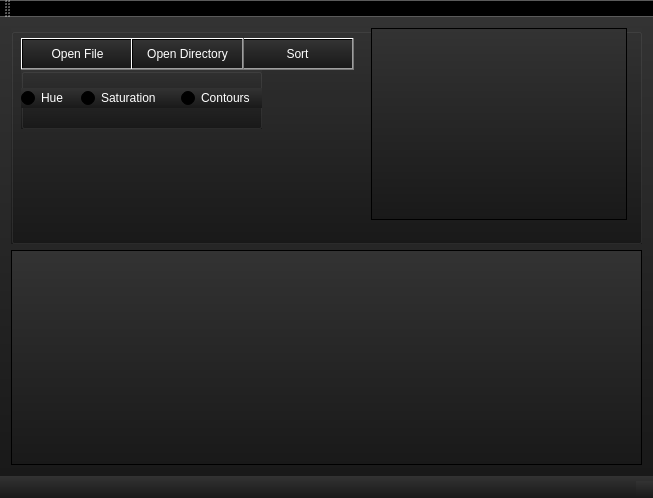
<?xml version="1.0" encoding="UTF-8"?>
<ui version="4.0">
 <class>MainWindow</class>
 <widget class="QMainWindow" name="MainWindow">
  <property name="geometry">
   <rect>
    <x>0</x>
    <y>0</y>
    <width>653</width>
    <height>498</height>
   </rect>
  </property>
  <property name="windowTitle">
   <string>MainWindow</string>
  </property>
  <property name="styleSheet">
   <string notr="true">background-color: qlineargradient(spread:pad, x1:0, y1:0, x2:0, y2:1, stop:0 rgba(51, 51, 51, 255), stop:1 rgba(25, 25, 25, 255));
color: #fff;</string>
  </property>
  <widget class="QWidget" name="centralWidget">
   <layout class="QGridLayout" name="gridLayout">
    <item row="0" column="0">
     <widget class="QGroupBox" name="controls">
      <property name="sizePolicy">
       <sizepolicy hsizetype="Minimum" vsizetype="Minimum">
        <horstretch>0</horstretch>
        <verstretch>0</verstretch>
       </sizepolicy>
      </property>
      <property name="font">
       <font>
        <family>Helvetica</family>
       </font>
      </property>
      <property name="title">
       <string/>
      </property>
      <widget class="QGroupBox" name="sortOptions">
       <property name="geometry">
        <rect>
         <x>10</x>
         <y>40</y>
         <width>241</width>
         <height>61</height>
        </rect>
       </property>
       <property name="title">
        <string/>
       </property>
       <widget class="QRadioButton" name="hue">
        <property name="geometry">
         <rect>
          <x>0</x>
          <y>20</y>
          <width>102</width>
          <height>20</height>
         </rect>
        </property>
        <property name="font">
         <font>
          <family>Helvetica</family>
         </font>
        </property>
        <property name="text">
         <string>Hue</string>
        </property>
       </widget>
       <widget class="QRadioButton" name="saturation">
        <property name="geometry">
         <rect>
          <x>60</x>
          <y>20</y>
          <width>102</width>
          <height>20</height>
         </rect>
        </property>
        <property name="font">
         <font>
          <family>Helvetica</family>
         </font>
        </property>
        <property name="text">
         <string>Saturation</string>
        </property>
       </widget>
       <widget class="QRadioButton" name="contours">
        <property name="geometry">
         <rect>
          <x>160</x>
          <y>20</y>
          <width>102</width>
          <height>20</height>
         </rect>
        </property>
        <property name="font">
         <font>
          <family>Helvetica</family>
         </font>
        </property>
        <property name="text">
         <string>Contours</string>
        </property>
       </widget>
      </widget>
      <widget class="QPushButton" name="sort">
       <property name="geometry">
        <rect>
         <x>230</x>
         <y>10</y>
         <width>113</width>
         <height>32</height>
        </rect>
       </property>
       <property name="font">
        <font>
         <family>Helvetica</family>
        </font>
       </property>
       <property name="text">
        <string>Sort</string>
       </property>
      </widget>
      <widget class="QPushButton" name="fileOpen">
       <property name="geometry">
        <rect>
         <x>10</x>
         <y>10</y>
         <width>113</width>
         <height>32</height>
        </rect>
       </property>
       <property name="font">
        <font>
         <family>Helvetica</family>
        </font>
       </property>
       <property name="text">
        <string>Open File</string>
       </property>
      </widget>
      <widget class="QGraphicsView" name="graphicsView">
       <property name="geometry">
        <rect>
         <x>360</x>
         <y>0</y>
         <width>256</width>
         <height>192</height>
        </rect>
       </property>
      </widget>
      <widget class="QPushButton" name="dirOpen">
       <property name="geometry">
        <rect>
         <x>120</x>
         <y>10</y>
         <width>113</width>
         <height>32</height>
        </rect>
       </property>
       <property name="font">
        <font>
         <family>Helvetica</family>
        </font>
       </property>
       <property name="text">
        <string>Open Directory</string>
       </property>
      </widget>
     </widget>
    </item>
    <item row="2" column="0">
     <widget class="QListWidget" name="results">
      <property name="sizePolicy">
       <sizepolicy hsizetype="Preferred" vsizetype="Preferred">
        <horstretch>0</horstretch>
        <verstretch>0</verstretch>
       </sizepolicy>
      </property>
      <property name="font">
       <font>
        <family>Helvetica</family>
       </font>
      </property>
     </widget>
    </item>
   </layout>
  </widget>
  <widget class="QMenuBar" name="menuBar">
   <property name="geometry">
    <rect>
     <x>0</x>
     <y>0</y>
     <width>653</width>
     <height>22</height>
    </rect>
   </property>
  </widget>
  <widget class="QToolBar" name="mainToolBar">
   <attribute name="toolBarArea">
    <enum>TopToolBarArea</enum>
   </attribute>
   <attribute name="toolBarBreak">
    <bool>false</bool>
   </attribute>
  </widget>
  <widget class="QStatusBar" name="statusBar"/>
 </widget>
 <layoutdefault spacing="6" margin="11"/>
 <resources/>
 <connections/>
</ui>
